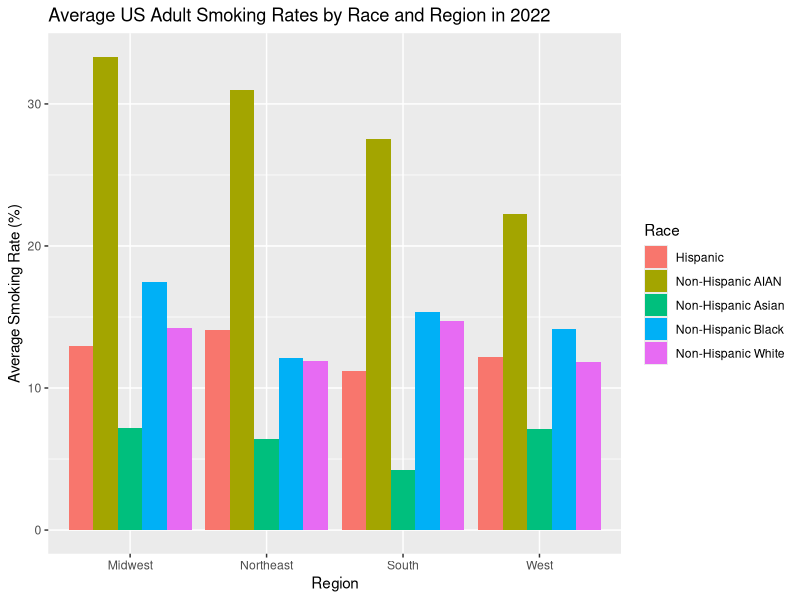
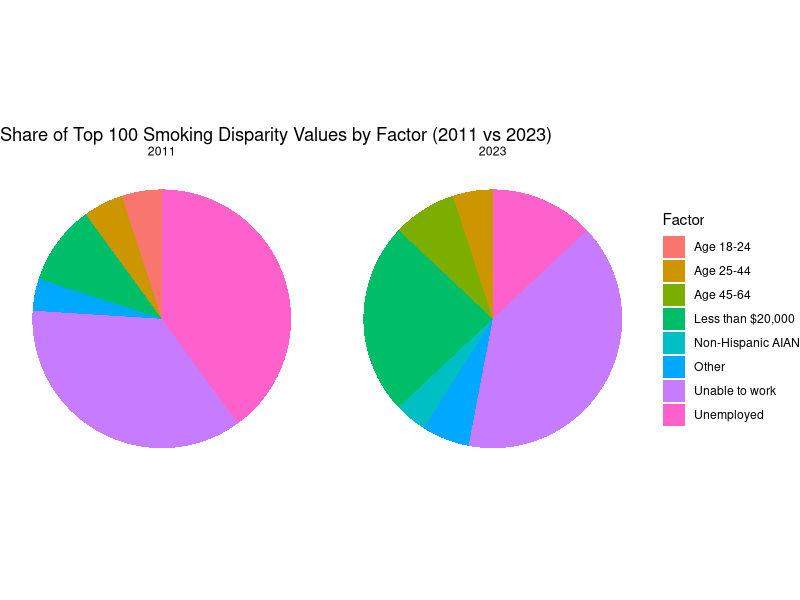
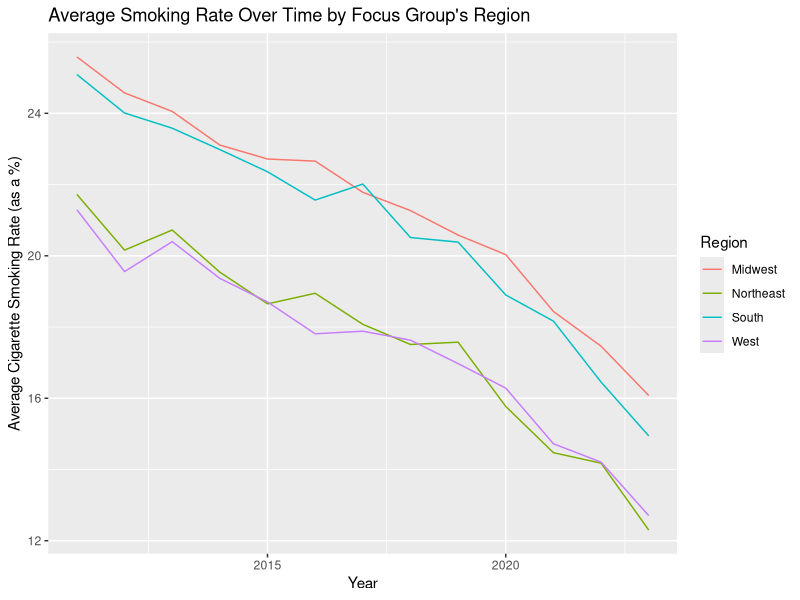
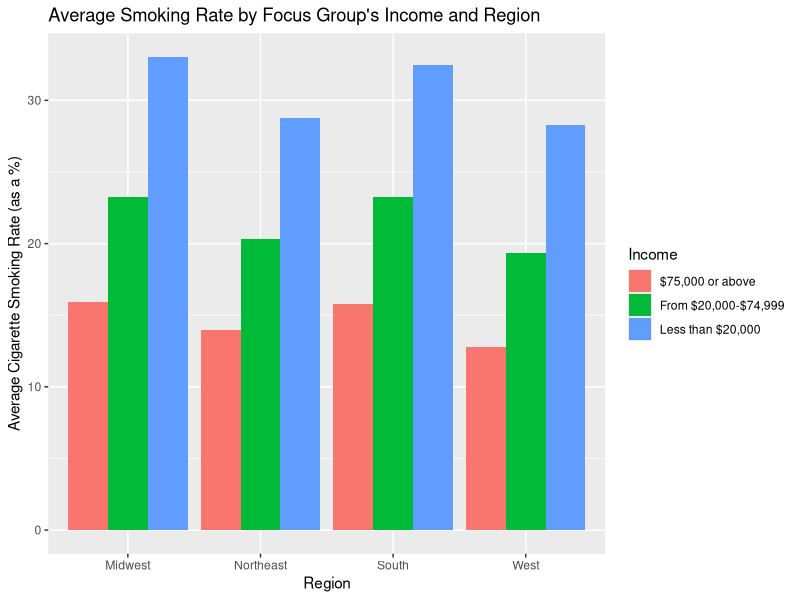
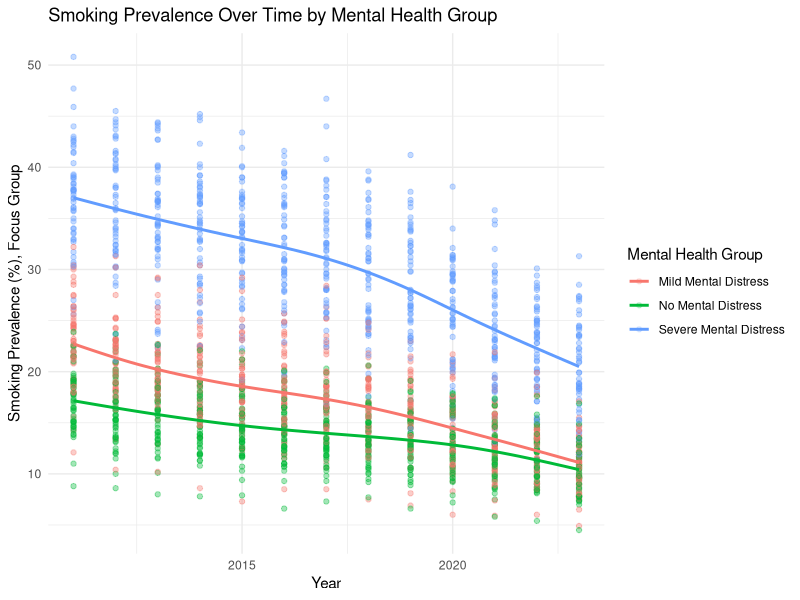
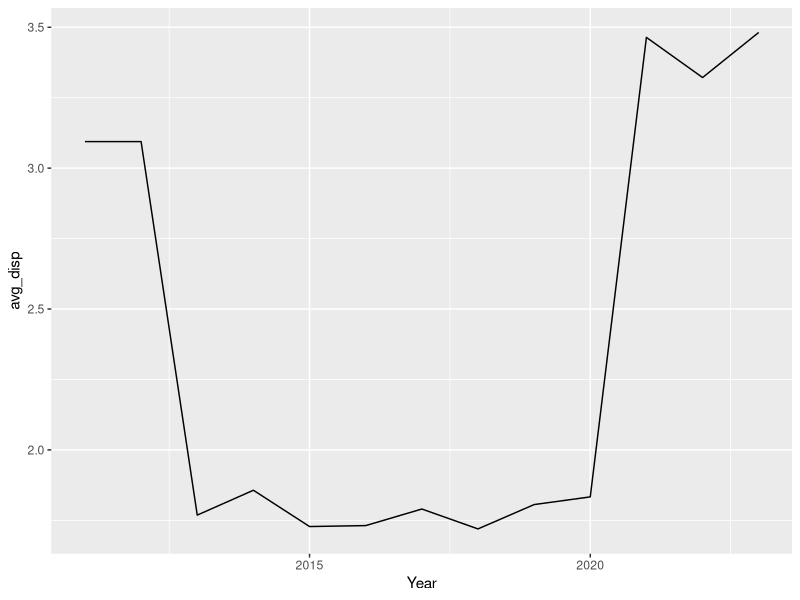
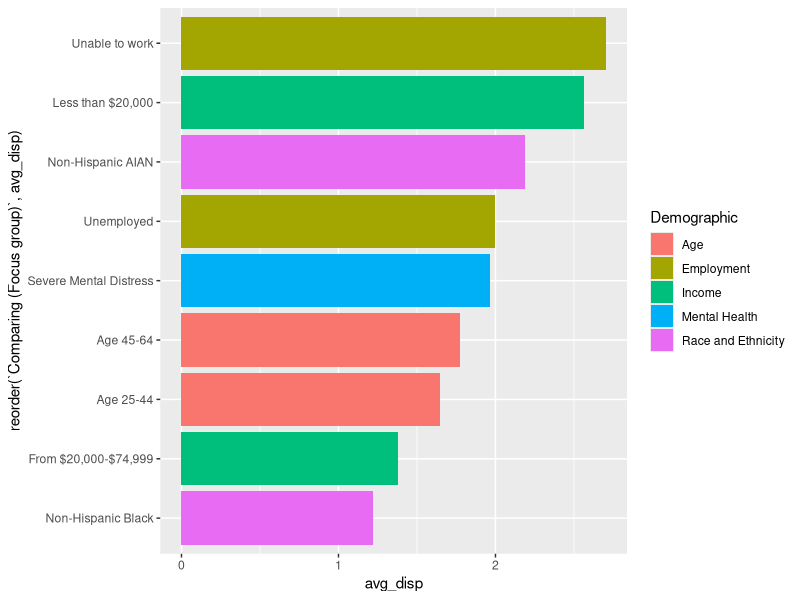

The R source for these figures, in order:
## ---- chunk 1
knitr::opts_chunk$set(echo = TRUE)
library(tidyverse)

## ---- chunk 2

age <- read_csv("data/Age-Related_Disparities_in_Cigarette_Smoking_Among_Adults_20251101.csv")

employment <- read_csv("data/Employment-Related_Disparities_in_Cigarette_Smoking_Among_Adults_20251101.csv")

income <- read_csv("data/Income-Related_Disparities_in_Cigarette_Smoking_Among_Adults_20251101.csv")

m_health <- read_csv("data/Mental_Health-Related_Disparities_in_Cigarette_Smoking_Among_Adults_20251101.csv")

race <- read_csv("data/Race_and_Ethnic_Disparities_in_Cigarette_Smoking_Among_Adults_20251101.csv")

## ---- chunk 3
# Merging all tables into one. This only requires bind_rows since all variable names are the same across all five tables.

tobacco_chr <- bind_rows(age, employment, income, m_health, race)
## ---- chunk 4
# Converting quantitative variables to numeric datatypes

tobacco <- tobacco_chr |>
  mutate(across(c(`Cigarette Use Prevalence % (Focus group)`,
                   `Cigarette Use Prevalence % (Reference group)`,
                   `Disparity Value`),
                as.numeric))
## ---- chunk 5
n_distinct(tobacco$`Tobacco Use`)

# The "tobacco use" column is useless since it only says "Cigarette Use Among Adults". Therefore let's get rid of it.
tobacco <- tobacco |>
  select(-`Tobacco Use`)
## ---- chunk 6
tobacco <- tobacco |>
  group_by(`Year`,
           `State`,
           `Demographic`,
           `Comparing (Focus group)`,
           `Cigarette Use Prevalence % (Focus group)`)|>
  mutate(`Mean Disparity Value (Focus Group)` = mean(`Disparity Value`))

# Creating a new column which assigns each state to a designated region based on the Census Regions and Divisions of the United States.

tobacco_region <- tobacco |>
  mutate(
    region = case_when(
      State %in% c(
        "Maine","New Hampshire","Vermont","Massachusetts","Rhode Island","Connecticut",
        "New York","New Jersey","Pennsylvania"
      ) ~ "Northeast",
      
      State %in% c(
        "Ohio","Indiana","Illinois","Michigan","Wisconsin",
        "Minnesota","Iowa","Missouri","North Dakota","South Dakota","Nebraska","Kansas"
      ) ~ "Midwest",
      
      State %in% c(
        "Delaware","Maryland","District of Columbia","Virginia","West Virginia",
        "North Carolina","South Carolina","Georgia","Florida",
        "Kentucky","Tennessee","Mississippi","Alabama",
        "Oklahoma","Texas","Arkansas","Louisiana"
      ) ~ "South",
      
      State %in% c(
        "Idaho","Montana","Wyoming","Nevada","Utah","Colorado","Arizona","New Mexico",
        "Alaska","Washington","Oregon","California","Hawaii"
      ) ~ "West",))

tobacco_region

#To check for NA values.
tobacco_region |>
  filter(is.na(region))
## ---- chunk 7

tobacco_region |>
  filter(Year == 2022, Demographic == "Race and Ethnicity") |>
 
  group_by(Race = `Comparing (Focus group)`, region) |>
  summarize(race_mean = mean(`Cigarette Use Prevalence % (Focus group)`, na.rm = TRUE)) |>
 
  ggplot(aes(x = region, y = race_mean, fill = Race)) + geom_col(position = "dodge") +
  labs(title = "Average US Adult Smoking Rates by Race and Region in 2022",
       x = "Region", y = "Average Smoking Rate (%)", fill = "Race")

## ---- chunk 8

tobacco_region |>
  ungroup() |>
  filter(Year %in% c(2011, 2023)) |>
  select(Year, `Comparing (Focus group)`, `Disparity Value`) |>
  drop_na(`Disparity Value`) |>
  group_by(Year) |>
  slice_max(`Disparity Value`, n = 100, with_ties = F) |>
  add_count(`Comparing (Focus group)`, name = "n_fg") |>
  mutate(FocusGroup2 = ifelse(n_fg <= 3,
                              "Other",
                              `Comparing (Focus group)`)) |>
  ggplot(aes(x = "", fill = FocusGroup2)) +
  geom_bar(width = 1) +
  coord_polar(theta = "y") +
  facet_wrap(~ Year) +
  labs(title = "Share of Top 100 Smoking Disparity Values by Factor (2011 vs 2023)",
      x = NULL, y = NULL,
      fill = "Factor") +
  theme_void()
## ---- chunk 9
tobacco_region |> group_by(`Year`, region) |> 
  summarize(avg = mean(`Cigarette Use Prevalence % (Focus group)`, na.rm = T)) |>
  
  ggplot() + geom_line(aes(x = `Year`, 
                           y = avg, color = region)) +
    labs(title = "Average Smoking Rate Over Time by Focus Group's Region",
         y = "Average Cigarette Smoking Rate (as a %)",
         color = "Region")
## ---- chunk 10
tobacco_region |> filter(`Demographic` == "Income") |> group_by(`Comparing (Focus group)`, `region`) |>
  summarize(avg = mean(`Cigarette Use Prevalence % (Focus group)`, na.rm = T)) |>
  
  ggplot(aes(fill = `Comparing (Focus group)`, y = avg, x = region)) + geom_col(position = "dodge") +
    labs(title = "Average Smoking Rate by Focus Group's Income and Region",
         x = "Region",
         y = "Average Cigarette Smoking Rate (as a %)",
         fill = "Income")
## ---- chunk 11
#Convert smoking prevalence to numeric (as in your PDF)
m_health_numeric <- m_health %>%
  mutate(
    `Cigarette Use Prevalence % (Focus group)` =
      as.numeric(`Cigarette Use Prevalence % (Focus group)`)
  )

# Create scatterplot
ggplot(
  m_health_numeric,
  aes(
    x = Year,
    y = `Cigarette Use Prevalence % (Focus group)`,
    color = `Comparing (Focus group)`  # mental health category
  )
) +
  geom_point(alpha = 0.2) +
  geom_smooth(se = FALSE) +   # optional trend lines
  labs(
    title = "Smoking Prevalence Over Time by Mental Health Group",
    x = "Year",
    y = "Smoking Prevalence (%), Focus Group",
    color = "Mental Health Group"
  ) +
  theme_minimal()
## ---- chunk 12
tobacco |>
  filter(`Comparing (Focus group)` == "Less than $20,000" &
         `To (Reference group)` == "$75,000 or above") |>
  group_by(Year) |>
  summarize(avg_disp = mean(`Disparity Value`, na.rm = T)) |>
  ggplot(aes(x = Year, y = avg_disp)) + geom_line()
## ---- chunk 13
tobacco_region |>
  ungroup() |>
  filter(Year == 2023) |>
  select(Demographic, `Comparing (Focus group)`, `Disparity Value`) |>
  group_by(Demographic, `Comparing (Focus group)`) |>
  summarize(avg_disp = mean(`Disparity Value`, na.rm = T)) |>
  filter(avg_disp > 1) |>
  ggplot(aes(x = avg_disp,
             y = reorder(`Comparing (Focus group)`, avg_disp),
             fill = Demographic)) +
  geom_col()
